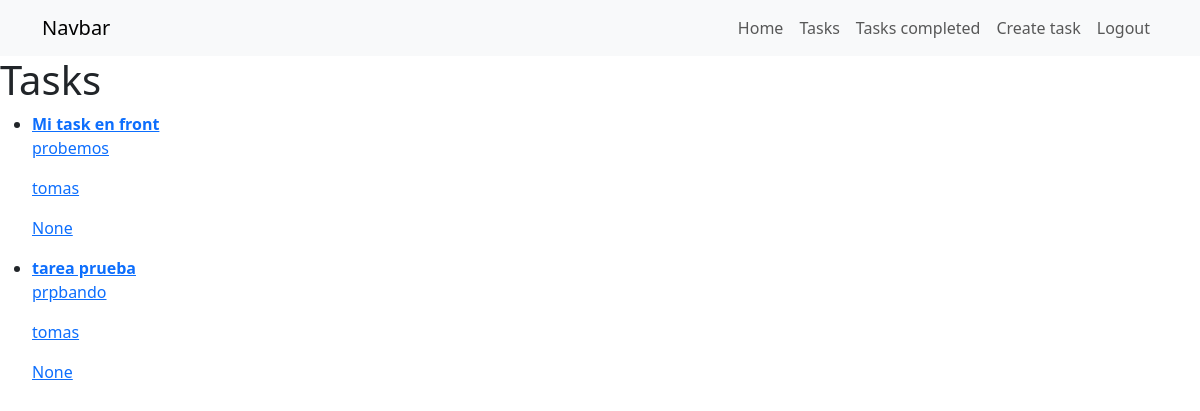
The app's page /tasks/ (signed in) with its own data.
### tasks/models.py (models this page shows, shortened)
class Task(models.Model):
    title = models.CharField(max_length=100)
    description = models.TextField(blank=True)
    created = models.DateTimeField(auto_now_add=True)
    datecompleted = models.DateTimeField(null=True, blank=True)
    important = models.BooleanField(default=False)
    user = models.ForeignKey(User, on_delete = models.CASCADE)

### tasks/views.py (the view)
# urls.py: path('tasks/', views.tasks, name="tasks"),
@login_required
def tasks(request):
    tasks = Task.objects.filter(user=request.user, datecompleted__isnull=True)
    return render(request, 'tasks.html', {'tasks': tasks})

### tasks/templates/tasks.html
{% extends "base/base.html" %}
{% block content %}
<h1>Tasks</h1>
<ul>
    {% for task in tasks %}
    <li>
        <a href="{% url 'task_detail' task.id %}">
            {% if task.important %}
            <strong>{{task.title}}</strong>
            {% else %}
            {{task.title}}
            {% endif %}
            <p>{{task.description}}</p>
            <p>{{task.user.username}}</p>
            <p>{{task.datecompleted}}</p>
        </a>
    </li>
    {% endfor %}
</ul>
{% endblock content %}

### records on screen
Task: title "Mi task en front", description "probemos", user.username "tomas", datecompleted "None"
Task: title "tarea prueba", description "prpbando", user.username "tomas", datecompleted "None"
